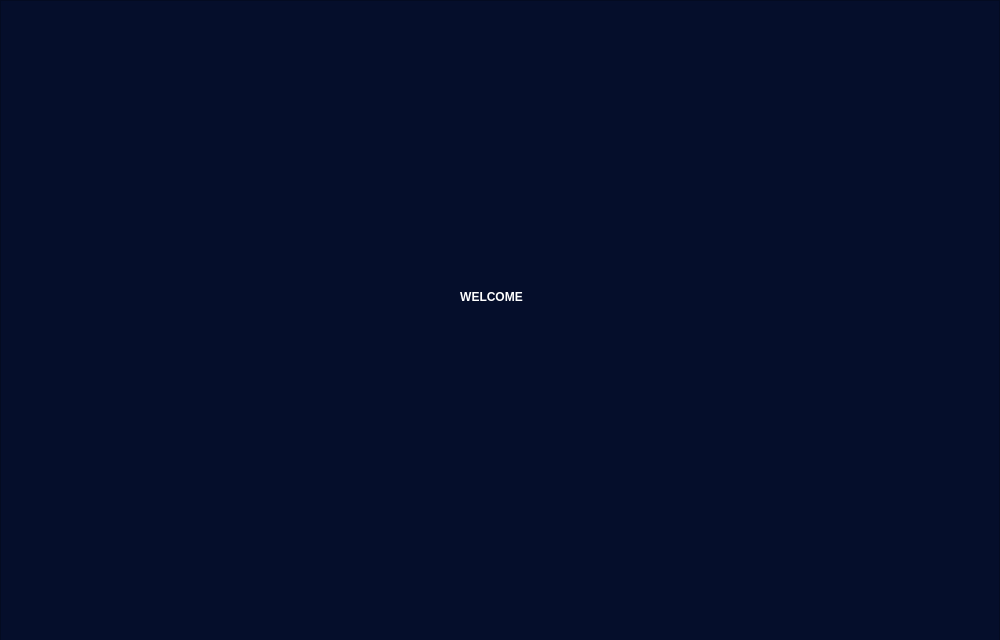
<?xml version="1.0" encoding="UTF-8"?>
<ui version="4.0">
 <class>adminwelcome</class>
 <widget class="QDialog" name="adminwelcome">
  <property name="geometry">
   <rect>
    <x>0</x>
    <y>0</y>
    <width>1000</width>
    <height>640</height>
   </rect>
  </property>
  <property name="minimumSize">
   <size>
    <width>0</width>
    <height>0</height>
   </size>
  </property>
  <property name="maximumSize">
   <size>
    <width>1000</width>
    <height>1001</height>
   </size>
  </property>
  <property name="windowTitle">
   <string>Dialog</string>
  </property>
  <widget class="QScrollArea" name="scrollArea">
   <property name="geometry">
    <rect>
     <x>0</x>
     <y>0</y>
     <width>1000</width>
     <height>641</height>
    </rect>
   </property>
   <property name="minimumSize">
    <size>
     <width>950</width>
     <height>0</height>
    </size>
   </property>
   <property name="maximumSize">
    <size>
     <width>1000</width>
     <height>5555</height>
    </size>
   </property>
   <property name="styleSheet">
    <string notr="true">background-color: rgb(5, 14, 43)</string>
   </property>
   <property name="widgetResizable">
    <bool>true</bool>
   </property>
   <widget class="QWidget" name="scrollAreaWidgetContents">
    <property name="geometry">
     <rect>
      <x>0</x>
      <y>0</y>
      <width>998</width>
      <height>639</height>
     </rect>
    </property>
    <widget class="QLabel" name="label_2">
     <property name="geometry">
      <rect>
       <x>150</x>
       <y>240</y>
       <width>681</width>
       <height>111</height>
      </rect>
     </property>
     <property name="styleSheet">
      <string notr="true">color:rgb(255, 255, 255);
font: 90pt &quot;Castellar&quot;;
font-weight: 900;
background-color: transparent;

</string>
     </property>
     <property name="text">
      <string>WELCOME</string>
     </property>
     <property name="alignment">
      <set>Qt::AlignCenter</set>
     </property>
    </widget>
   </widget>
  </widget>
 </widget>
 <resources/>
 <connections/>
</ui>
